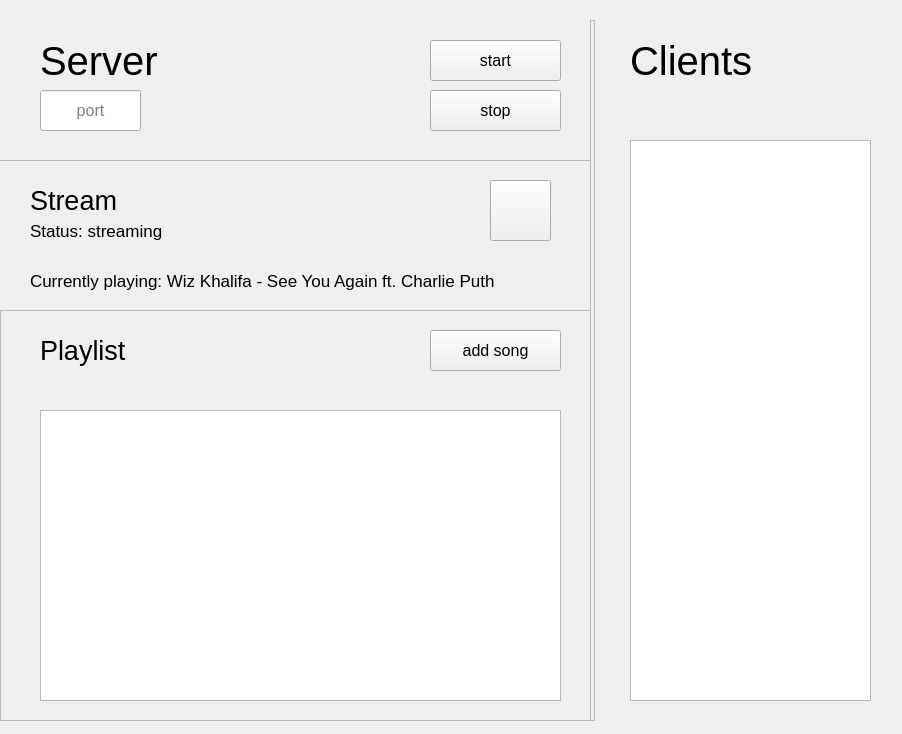
<?xml version="1.0" encoding="UTF-8"?>
<ui version="4.0">
 <class>server</class>
 <widget class="QWidget" name="server">
  <property name="geometry">
   <rect>
    <x>0</x>
    <y>0</y>
    <width>902</width>
    <height>734</height>
   </rect>
  </property>
  <property name="windowTitle">
   <string>commAudio</string>
  </property>
  <widget class="QWidget" name="panel_bg_server_port" native="true">
   <property name="geometry">
    <rect>
     <x>0</x>
     <y>20</y>
     <width>591</width>
     <height>141</height>
    </rect>
   </property>
   <widget class="QLineEdit" name="etPort">
    <property name="geometry">
     <rect>
      <x>40</x>
      <y>70</y>
      <width>101</width>
      <height>41</height>
     </rect>
    </property>
    <property name="font">
     <font>
      <family>Segoe UI</family>
      <pointsize>12</pointsize>
     </font>
    </property>
    <property name="alignment">
     <set>Qt::AlignCenter</set>
    </property>
    <property name="placeholderText">
     <string>port</string>
    </property>
   </widget>
   <widget class="QPushButton" name="bStartServer">
    <property name="geometry">
     <rect>
      <x>430</x>
      <y>20</y>
      <width>131</width>
      <height>41</height>
     </rect>
    </property>
    <property name="font">
     <font>
      <family>Segoe UI</family>
      <pointsize>12</pointsize>
      <weight>50</weight>
      <bold>false</bold>
     </font>
    </property>
    <property name="text">
     <string>start</string>
    </property>
   </widget>
   <widget class="QPushButton" name="bStopServer">
    <property name="geometry">
     <rect>
      <x>430</x>
      <y>70</y>
      <width>131</width>
      <height>41</height>
     </rect>
    </property>
    <property name="font">
     <font>
      <family>Segoe UI</family>
      <pointsize>12</pointsize>
     </font>
    </property>
    <property name="text">
     <string>stop</string>
    </property>
   </widget>
   <widget class="QLabel" name="label_server_title">
    <property name="geometry">
     <rect>
      <x>40</x>
      <y>20</y>
      <width>141</width>
      <height>41</height>
     </rect>
    </property>
    <property name="font">
     <font>
      <family>Segoe UI</family>
      <pointsize>30</pointsize>
      <stylestrategy>PreferAntialias</stylestrategy>
     </font>
    </property>
    <property name="text">
     <string>Server</string>
    </property>
   </widget>
  </widget>
  <widget class="QFrame" name="panel_bg_server_stream">
   <property name="geometry">
    <rect>
     <x>-10</x>
     <y>160</y>
     <width>601</width>
     <height>151</height>
    </rect>
   </property>
   <property name="frameShape">
    <enum>QFrame::StyledPanel</enum>
   </property>
   <property name="frameShadow">
    <enum>QFrame::Raised</enum>
   </property>
   <widget class="QLabel" name="label_server_stream">
    <property name="geometry">
     <rect>
      <x>40</x>
      <y>20</y>
      <width>141</width>
      <height>41</height>
     </rect>
    </property>
    <property name="font">
     <font>
      <family>Segoe UI</family>
      <pointsize>20</pointsize>
      <stylestrategy>PreferAntialias</stylestrategy>
     </font>
    </property>
    <property name="text">
     <string>Stream</string>
    </property>
   </widget>
   <widget class="QLabel" name="label_server_stream_status">
    <property name="geometry">
     <rect>
      <x>40</x>
      <y>50</y>
      <width>221</width>
      <height>41</height>
     </rect>
    </property>
    <property name="font">
     <font>
      <family>Segoe UI</family>
      <pointsize>13</pointsize>
      <stylestrategy>PreferAntialias</stylestrategy>
     </font>
    </property>
    <property name="text">
     <string>Status: streaming</string>
    </property>
   </widget>
   <widget class="QLabel" name="label_server_stream_current">
    <property name="geometry">
     <rect>
      <x>40</x>
      <y>100</y>
      <width>531</width>
      <height>41</height>
     </rect>
    </property>
    <property name="font">
     <font>
      <family>Segoe UI</family>
      <pointsize>13</pointsize>
      <stylestrategy>PreferAntialias</stylestrategy>
     </font>
    </property>
    <property name="text">
     <string>Currently playing: Wiz Khalifa - See You Again ft. Charlie Puth</string>
    </property>
   </widget>
   <widget class="QPushButton" name="button_start_stream">
    <property name="geometry">
     <rect>
      <x>500</x>
      <y>20</y>
      <width>61</width>
      <height>61</height>
     </rect>
    </property>
    <property name="autoFillBackground">
     <bool>true</bool>
    </property>
    <property name="text">
     <string/>
    </property>
    <property name="icon">
     <iconset resource="qdarkstyle/style.qrc">
      <normaloff>:/qss_icons/rc/play-circle.png</normaloff>
      <activeon>:/qss_icons/rc/pause-circle.png</activeon>
      <selectedon>:/qss_icons/rc/pause-circle.png</selectedon>:/qss_icons/rc/play-circle.png</iconset>
    </property>
    <property name="iconSize">
     <size>
      <width>60</width>
      <height>60</height>
     </size>
    </property>
    <property name="checkable">
     <bool>true</bool>
    </property>
    <property name="autoRepeat">
     <bool>false</bool>
    </property>
    <property name="autoExclusive">
     <bool>false</bool>
    </property>
    <property name="flat">
     <bool>false</bool>
    </property>
   </widget>
  </widget>
  <widget class="QFrame" name="panel_bg_server_lists">
   <property name="geometry">
    <rect>
     <x>0</x>
     <y>310</y>
     <width>591</width>
     <height>411</height>
    </rect>
   </property>
   <property name="frameShape">
    <enum>QFrame::StyledPanel</enum>
   </property>
   <property name="frameShadow">
    <enum>QFrame::Raised</enum>
   </property>
   <widget class="QPushButton" name="bAddSongs">
    <property name="geometry">
     <rect>
      <x>430</x>
      <y>20</y>
      <width>131</width>
      <height>41</height>
     </rect>
    </property>
    <property name="font">
     <font>
      <family>Segoe UI</family>
      <pointsize>12</pointsize>
     </font>
    </property>
    <property name="text">
     <string>add song</string>
    </property>
   </widget>
   <widget class="QLabel" name="label_server_playlist">
    <property name="geometry">
     <rect>
      <x>40</x>
      <y>20</y>
      <width>141</width>
      <height>41</height>
     </rect>
    </property>
    <property name="font">
     <font>
      <family>Segoe UI</family>
      <pointsize>20</pointsize>
      <stylestrategy>PreferAntialias</stylestrategy>
     </font>
    </property>
    <property name="text">
     <string>Playlist</string>
    </property>
   </widget>
   <widget class="QTableView" name="playlistView">
    <property name="geometry">
     <rect>
      <x>40</x>
      <y>100</y>
      <width>521</width>
      <height>291</height>
     </rect>
    </property>
    <property name="sizePolicy">
     <sizepolicy hsizetype="Maximum" vsizetype="Expanding">
      <horstretch>0</horstretch>
      <verstretch>0</verstretch>
     </sizepolicy>
    </property>
    <property name="font">
     <font>
      <pointsize>10</pointsize>
     </font>
    </property>
    <property name="showGrid">
     <bool>false</bool>
    </property>
   </widget>
  </widget>
  <widget class="QListWidget" name="userView">
   <property name="geometry">
    <rect>
     <x>630</x>
     <y>140</y>
     <width>241</width>
     <height>561</height>
    </rect>
   </property>
   <property name="font">
    <font>
     <pointsize>16</pointsize>
    </font>
   </property>
  </widget>
  <widget class="QLabel" name="label_server_client">
   <property name="geometry">
    <rect>
     <x>630</x>
     <y>40</y>
     <width>141</width>
     <height>41</height>
    </rect>
   </property>
   <property name="font">
    <font>
     <family>Segoe UI</family>
     <pointsize>30</pointsize>
     <stylestrategy>PreferAntialias</stylestrategy>
    </font>
   </property>
   <property name="text">
    <string>Clients</string>
   </property>
  </widget>
  <widget class="QFrame" name="panel_bg_server_divider">
   <property name="geometry">
    <rect>
     <x>590</x>
     <y>20</y>
     <width>5</width>
     <height>701</height>
    </rect>
   </property>
   <property name="frameShape">
    <enum>QFrame::StyledPanel</enum>
   </property>
   <property name="frameShadow">
    <enum>QFrame::Raised</enum>
   </property>
  </widget>
  <widget class="QLabel" name="label_server_client_number">
   <property name="geometry">
    <rect>
     <x>790</x>
     <y>40</y>
     <width>81</width>
     <height>41</height>
    </rect>
   </property>
   <property name="font">
    <font>
     <family>Segoe UI</family>
     <pointsize>30</pointsize>
     <stylestrategy>PreferAntialias</stylestrategy>
    </font>
   </property>
   <property name="text">
    <string/>
   </property>
   <property name="alignment">
    <set>Qt::AlignRight|Qt::AlignTrailing|Qt::AlignVCenter</set>
   </property>
  </widget>
 </widget>
 <layoutdefault spacing="6" margin="11"/>
 <resources>
  <include location="qdarkstyle/style.qrc"/>
 </resources>
 <connections/>
</ui>
